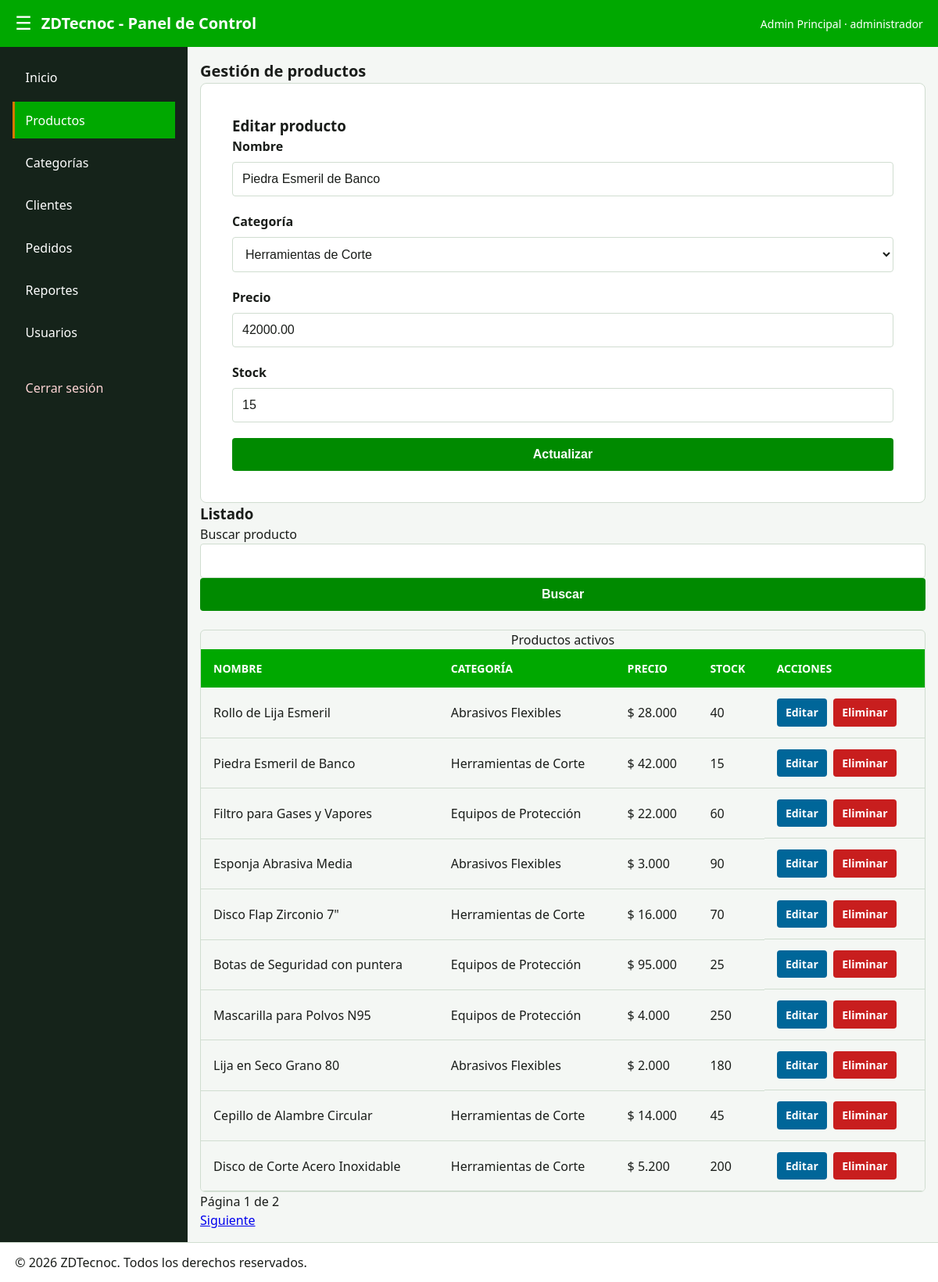
The app's page /productos.php?editar=19 (signed in) with its own data.
### tables this page shows
CREATE TABLE IF NOT EXISTS productos (
    id INT AUTO_INCREMENT PRIMARY KEY,
    nombre VARCHAR(150) NOT NULL,
    categoria_id INT NOT NULL,
    precio DECIMAL(10, 2) NOT NULL,
    stock INT NOT NULL,
    activo TINYINT(1) NOT NULL DEFAULT 1,
    fecha_registro TIMESTAMP DEFAULT CURRENT_TIMESTAMP,
    CONSTRAINT fk_producto_categoria FOREIGN KEY (categoria_id) REFERENCES categorias(id) ON DELETE CASCADE,
    INDEX idx_nombre_prod (nombre)
);

CREATE TABLE IF NOT EXISTS categorias (
    id INT AUTO_INCREMENT PRIMARY KEY,
    nombre VARCHAR(100) NOT NULL,
    descripcion TEXT,
    INDEX idx_nombre_cat (nombre)
);

### app/modelos/ProductoModelo.php (called while the page is built, shortened)
<?php
final class ProductoModelo
{
    public function listar(string $busqueda, int $pagina, int $porPagina = 10): array
    {
        $offset = ($pagina - 1) * $porPagina;
        $st = $this->pdo->prepare(
            'SELECT p.id, p.nombre, p.precio, p.stock, c.nombre AS categoria
             FROM productos p
             INNER JOIN categorias c ON c.id = p.categoria_id
             WHERE p.activo = 1 AND p.nombre LIKE :busqueda
             ORDER BY p.id DESC LIMIT :limite OFFSET :offset'
        );
        $st->bindValue(':busqueda', '%' . $busqueda . '%');
        $st->bindValue(':limite', $porPagina, PDO::PARAM_INT);
        $st->bindValue(':offset', $offset, PDO::PARAM_INT);
        $st->execute();
        return $st->fetchAll();
    }
    public function total(string $busqueda): int
    {
        $st = $this->pdo->prepare(
            'SELECT COUNT(*) FROM productos
             WHERE activo = 1 AND nombre LIKE :busqueda'
        );
        $st->execute([':busqueda' => '%' . $busqueda . '%']);
        return (int)$st->fetchColumn();
    }
    public function categorias(): array
    {
        return $this->pdo->query('SELECT id, nombre FROM categorias ORDER BY nombre')->fetchAll();
    }
    public function obtener(int $id): ?array
    {
        $st = $this->pdo->prepare('SELECT * FROM productos WHERE id = :id AND activo = 1');
        $st->execute([':id' => $id]);
        return $st->fetch() ?: null;
    }
}

### productos.php (the view, shortened to what this page needs)
<?php
require_once __DIR__ . '/sgl/conexion.php';
require_once __DIR__ . '/app/modelos/ProductoModelo.php';
$modelo = new ProductoModelo($conexion);
$errores = [];
$busqueda = trim((string)($_GET['busqueda'] ?? ''));
$pagina = max(1, (int)($_GET['pagina'] ?? 1));
$datosFormulario = [
    'id' => 0,
    'nombre' => '',
    'categoria_id' => '',
    'precio' => '',
    'stock' => '',
];
if ($_SERVER['REQUEST_METHOD'] === 'POST') {
    if (!validarCsrf($_POST['csrf'] ?? null)) {
        http_response_code(419);
        exit('Solicitud no válida.');
    }
    $accion = (string)($_POST['accion'] ?? 'guardar');
    $id = (int)($_POST['id'] ?? 0);
    if ($accion === 'eliminar') {
        $modelo->desactivar($id);
        $_SESSION['aviso'] = 'Producto desactivado correctamente.';
        header('Location: productos.php', true, 303);
        exit;
    }
    $datosFormulario = [
        'id' => $id,
        'nombre' => trim((string)($_POST['nombre'] ?? '')),
        'categoria_id' => (int)($_POST['categoria_id'] ?? 0),
        'precio' => (string)($_POST['precio'] ?? ''),
        'stock' => (string)($_POST['stock'] ?? ''),
    ];
    $precio = filter_var($datosFormulario['precio'], FILTER_VALIDATE_FLOAT);
    $stock = filter_var($datosFormulario['stock'], FILTER_VALIDATE_INT);
    if (mb_strlen($datosFormulario['nombre']) < 3) {
        $errores[] = 'El nombre debe tener al menos 3 caracteres.';
    }
    if ($precio === false || $precio <= 0) {
        $errores[] = 'El precio debe ser mayor que cero.';
    }
    if ($stock === false || $stock < 0) {
        $errores[] = 'El stock debe ser un entero no negativo.';
    }
    if ($datosFormulario['categoria_id'] < 1) {
        $errores[] = 'Seleccione una categoría.';
    }
    if (!$errores) {
        $datos = [
            ':nombre' => $datosFormulario['nombre'],
            ':categoria' => $datosFormulario['categoria_id'],
            ':precio' => $precio,
            ':stock' => $stock,
        ];
        if ($id > 0) {
            $modelo->actualizar($id, $datos);
            $_SESSION['aviso'] = 'Producto actualizado correctamente.';
        } else {
            $modelo->crear($datos);
            $_SESSION['aviso'] = 'Producto creado correctamente.';
        }
        header('Location: productos.php', true, 303);
        exit;
    }
} elseif (isset($_GET['editar'])) {
    $producto = $modelo->obtener((int)$_GET['editar']);
    if ($producto) {
        $datosFormulario = [
            'id' => (int)$producto['id'],
            'nombre' => $producto['nombre'],
            'categoria_id' => (int)$producto['categoria_id'],
            'precio' => $producto['precio'],
            'stock' => $producto['stock'],
        ];
    }
}
$porPagina = 10;
$total = $modelo->total($busqueda);
$paginas = max(1, (int)ceil($total / $porPagina));
$pagina = min($pagina, $paginas);
$productos = $modelo->listar($busqueda, $pagina, $porPagina);
$categorias = $modelo->categorias();
require __DIR__ . '/app/vistas/parciales/cabecera.php';
require __DIR__ . '/app/vistas/parciales/menu.php';
?>
<main class="panel__contenido">
    <section aria-labelledby="titulo-productos">
        <h2 id="titulo-productos" class="text-lg">Gestión de productos</h2>
        <form method="post" class="login-card" style="max-width:100%;" novalidate>
            <h3><?= $datosFormulario['id'] ? 'Editar producto' : 'Registrar producto' ?></h3>
            <div class="form-group"><label for="nombre">Nombre</label><input class="form-input" id="nombre" name="nombre" value="<?= htmlspecialchars((string)$datosFormulario['nombre'], ENT_QUOTES, 'UTF-8') ?>" required></div>
            <div class="form-group"><label for="categoria_id">Categoría</label><select class="form-input" id="categoria_id" name="categoria_id" required><option value="">Seleccione</option><?php foreach ($categorias as $categoria): ?><option value="<?= (int)$categoria['id'] ?>" <?= (int)$datosFormulario['categoria_id'] === (int)$categoria['id'] ? 'selected' : '' ?>><?= htmlspecialchars($categoria['nombre'], ENT_QUOTES, 'UTF-8') ?></option><?php endforeach; ?></select></div>
            <div class="form-group"><label for="precio">Precio</label><input class="form-input" id="precio" name="precio" type="number" min="0.01" step="0.01" value="<?= htmlspecialchars((string)$datosFormulario['precio'], ENT_QUOTES, 'UTF-8') ?>" required></div>
            <div class="form-group"><label for="stock">Stock</label><input class="form-input" id="stock" name="stock" type="number" min="0" step="1" value="<?= htmlspecialchars((string)$datosFormulario['stock'], ENT_QUOTES, 'UTF-8') ?>" required></div>
            <button class="btn-primary" type="submit"><?= $datosFormulario['id'] ? 'Actualizar' : 'Guardar' ?></button>
        </form>
    </section>
    <section aria-labelledby="lista-productos">
        <h3 id="lista-productos">Listado</h3>
        <form method="get"><label for="busqueda">Buscar producto</label><input class="form-input" id="busqueda" name="busqueda" value="<?= htmlspecialchars($busqueda, ENT_QUOTES, 'UTF-8') ?>"><button class="btn-primary" type="submit">Buscar</button></form>
        <div class="table-container"><table class="products-table"><caption>Productos activos</caption><thead><tr><th scope="col">Nombre</th><th scope="col">Categoría</th><th scope="col">Precio</th><th scope="col">Stock</th><th scope="col">Acciones</th></tr></thead><tbody>
        <?php foreach ($productos as $producto): ?><tr><td><?= htmlspecialchars($producto['nombre'], ENT_QUOTES, 'UTF-8') ?></td><td><?= htmlspecialchars($producto['categoria'], ENT_QUOTES, 'UTF-8') ?></td><td>$ <?= number_format((float)$producto['precio'], 0, ',', '.') ?></td><td><?= (int)$producto['stock'] ?></td><td class="acciones-crud"><a class="boton-accion boton-editar" href="?editar=<?= (int)$producto['id'] ?>">Editar</a><form method="post" onsubmit="return confirm('¿Deseas desactivar este producto?');"><input type="hidden" name="csrf" value="<?= htmlspecialchars(tokenCsrf(), ENT_QUOTES, 'UTF-8') ?>"><input type="hidden" name="accion" value="eliminar"><input type="hidden" name="id" value="<?= (int)$producto['id'] ?>"><button class="boton-accion boton-eliminar" type="submit">Eliminar</button></form></td></tr><?php endforeach; ?></tbody></table></div>
        <nav aria-label="Paginación"><p>Página <?= $pagina ?> de <?= $paginas ?></p> <?php if ($pagina < $paginas): ?><a href="?pagina=<?= $pagina + 1 ?>&busqueda=<?= urlencode($busqueda) ?>">Siguiente</a><?php endif; ?></nav>
    </section>
</main>
<?php require __DIR__ . '/app/vistas/parciales/pie.php'; ?>

### css/estilos.css (style rules this page uses)
:root { --superficie: #F4F7F4; --superficie-alta: #FFFFFF; --borde: #D0DDD0; --color-marca: #00A800; --color-marca-sua: #E1F5E1; --color-accion: #008A00; --color-acento: #D97700; --texto: #1A1D1A; --texto-tenue: #4A554A; --exito: #008A00; --advertencia: #D97700; --error: #C81E1E; --info: #006699; }
*, *::before, *::after { box-sizing: border-box; margin: 0; padding: 0; }
body { font-family: system-ui, -apple-system, BlinkMacSystemFont, 'Segoe UI', Roboto, sans-serif; background-color: var(--superficie); color: var(--texto); line-height: 1.5; min-height: 100vh; }
.text-lg { font-size: 1.25rem; }
h2 { font-size: 1.25rem; font-weight: 600; }
p { font-size: 1rem; }
.login-card { background-color: var(--superficie-alta); border: 1px solid var(--borde); border-radius: 8px; padding: 2.5rem; width: 100%; max-width: 400px; }
.form-group { display: flex; flex-direction: column; gap: 0.5rem; margin-bottom: 1.25rem; }
.form-group label { font-weight: 600; color: var(--texto); }
.form-input { width: 100%; padding: 0.75rem; border: 1px solid var(--borde); border-radius: 4px; font-size: 1rem; background-color: var(--superficie-alta); color: var(--texto); transition: border-color 0.2s ease, box-shadow 0.2s ease; }
.btn-primary { width: 100%; padding: 0.75rem; background-color: var(--color-accion); color: var(--superficie-alta); border: none; border-radius: 4px; font-size: 1rem; font-weight: 600; cursor: pointer; transition: background-color 0.2s ease; }
.table-container { width: 100%; overflow-x: auto; margin-top: 1.5rem; border-radius: 6px; border: 1px solid var(--borde); }
.products-table { width: 100%; border-collapse: collapse; text-align: left; }
.products-table thead th { background-color: var(--color-marca); color: var(--superficie-alta); padding: 0.875rem 1rem; font-size: 0.875rem; text-transform: uppercase; }
.products-table tbody td { padding: 0.875rem 1rem; border-bottom: 1px solid var(--borde); color: var(--texto); }
.products-table tbody tr:nth-child(even) { background-color: var(--superficie); }
.panel__contenido { grid-area: contenido; padding: 1.6rem; overflow-y: auto; }
.acciones-crud { display: flex; flex-wrap: wrap; gap: 0.5rem; align-items: center; }
.acciones-crud form { margin: 0; }
.boton-accion { display: inline-block; border: 0; border-radius: 4px; padding: 0.45rem 0.7rem; font: inherit; font-size: 0.875rem; font-weight: 700; text-decoration: none; cursor: pointer; }
.boton-editar { background: var(--info); color: var(--superficie-alta); }
.boton-eliminar { background: var(--error); color: var(--superficie-alta); }
.panel__contenido { width: 100%; padding: 1rem; box-sizing: border-box; }
.form-input, .btn-primary { max-width: 100%; box-sizing: border-box; }

### records on screen
productos: nombre "Piedra Esmeril de Banco", categoria_id "Herramientas de Corte", precio "42000.00", stock "15", categoria.nombre "Herramientas de Corte", precio "42.000"
productos: nombre "Rollo de Lija Esmeril", categoria.nombre "Abrasivos Flexibles", precio "28.000", stock "40"
productos: nombre "Filtro para Gases y Vapores", categoria.nombre "Equipos de Protección", precio "22.000", stock "60"
productos: nombre "Esponja Abrasiva Media", categoria.nombre "Abrasivos Flexibles", precio "3.000", stock "90"
productos: nombre "Disco Flap Zirconio 7\"", categoria.nombre "Herramientas de Corte", precio "16.000", stock "70"
productos: nombre "Botas de Seguridad con puntera", categoria.nombre "Equipos de Protección", precio "95.000", stock "25"
productos: nombre "Mascarilla para Polvos N95", categoria.nombre "Equipos de Protección", precio "4.000", stock "250"
productos: nombre "Lija en Seco Grano 80", categoria.nombre "Abrasivos Flexibles", precio "2.000", stock "180"
productos: nombre "Cepillo de Alambre Circular", categoria.nombre "Herramientas de Corte", precio "14.000", stock "45"
productos: nombre "Disco de Corte Acero Inoxidable", categoria.nombre "Herramientas de Corte", precio "5.200", stock "200"

### other values on screen
$usuario['nombre'] "Admin Principal"
$usuario['rol'] "administrador"
$opcion['texto'] "Inicio"
$opcion['texto'] "Productos"
$opcion['texto'] "Categorías"
$opcion['texto'] "Clientes"
$opcion['texto'] "Pedidos"
$opcion['texto'] "Reportes"
$opcion['texto'] "Usuarios"
$pagina "1"
$paginas "2"
